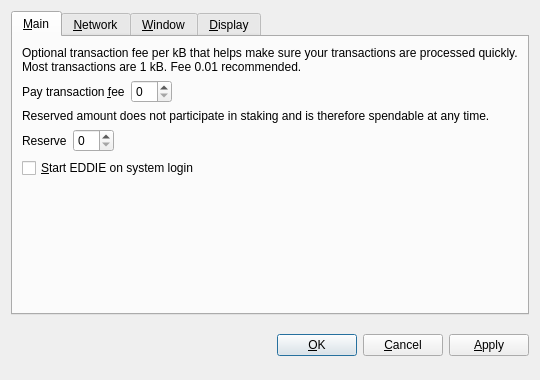
<?xml version="1.0" encoding="UTF-8"?>
<ui version="4.0">
 <class>OptionsDialog</class>
 <widget class="QDialog" name="OptionsDialog">
  <property name="geometry">
   <rect>
    <x>0</x>
    <y>0</y>
    <width>540</width>
    <height>380</height>
   </rect>
  </property>
  <property name="windowTitle">
   <string>Options</string>
  </property>
  <property name="styleSheet">
   <string notr="true">background-image: url(:/images/bkg2);</string>
  </property>
  <property name="modal">
   <bool>true</bool>
  </property>
  <layout class="QVBoxLayout" name="verticalLayout">
   <item>
    <widget class="QTabWidget" name="tabWidget">
     <property name="tabPosition">
      <enum>QTabWidget::North</enum>
     </property>
     <property name="currentIndex">
      <number>0</number>
     </property>
     <widget class="QWidget" name="tabMain">
      <attribute name="title">
       <string>&amp;Main</string>
      </attribute>
      <layout class="QVBoxLayout" name="verticalLayout_Main">
       <item>
        <widget class="QLabel" name="transactionFeeInfoLabel">
         <property name="text">
          <string>Optional transaction fee per kB that helps make sure your transactions are processed quickly. Most transactions are 1 kB. Fee 0.01 recommended.</string>
         </property>
         <property name="textFormat">
          <enum>Qt::PlainText</enum>
         </property>
         <property name="wordWrap">
          <bool>true</bool>
         </property>
        </widget>
       </item>
       <item>
        <layout class="QHBoxLayout" name="horizontalLayoutFee">
         <item>
          <widget class="QLabel" name="transactionFeeLabel">
           <property name="text">
            <string>Pay transaction &amp;fee</string>
           </property>
           <property name="textFormat">
            <enum>Qt::PlainText</enum>
           </property>
           <property name="buddy">
            <cstring>transactionFee</cstring>
           </property>
          </widget>
         </item>
         <item>
          <widget class="BitcoinAmountField" name="transactionFee"/>
         </item>
         <item>
          <spacer name="horizontalSpacerFee">
           <property name="orientation">
            <enum>Qt::Horizontal</enum>
           </property>
           <property name="sizeHint" stdset="0">
            <size>
             <width>40</width>
             <height>20</height>
            </size>
           </property>
          </spacer>
         </item>
        </layout>
       </item>
       <item>
        <widget class="QLabel" name="reserveBalanceInfoLabel">
         <property name="text">
          <string>Reserved amount does not participate in staking and is therefore spendable at any time.</string>
         </property>
         <property name="textFormat">
          <enum>Qt::PlainText</enum>
         </property>
         <property name="wordWrap">
          <bool>true</bool>
         </property>
        </widget>
       </item>
       <item>
        <layout class="QHBoxLayout" name="horizontalLayoutReserveBalance">
         <item>
          <widget class="QLabel" name="reserveBalanceLabel">
           <property name="text">
            <string>Reserve</string>
           </property>
           <property name="textFormat">
            <enum>Qt::PlainText</enum>
           </property>
           <property name="buddy">
            <cstring>reserveBalance</cstring>
           </property>
          </widget>
         </item>
         <item>
          <widget class="BitcoinAmountField" name="reserveBalance"/>
         </item>
         <item>
          <spacer name="horizontalSpacerReserveBalance">
           <property name="orientation">
            <enum>Qt::Horizontal</enum>
           </property>
           <property name="sizeHint" stdset="0">
            <size>
             <width>40</width>
             <height>20</height>
            </size>
           </property>
          </spacer>
         </item>
        </layout>
       </item>
       <item>
        <widget class="QCheckBox" name="bitcoinAtStartup">
         <property name="toolTip">
          <string>Automatically start EDDIE after logging in to the system.</string>
         </property>
         <property name="text">
          <string>&amp;Start EDDIE on system login</string>
         </property>
        </widget>
       </item>
       <item>
        <spacer name="verticalSpacer_Main">
         <property name="orientation">
          <enum>Qt::Vertical</enum>
         </property>
         <property name="sizeHint" stdset="0">
          <size>
           <width>20</width>
           <height>40</height>
          </size>
         </property>
        </spacer>
       </item>
      </layout>
     </widget>
     <widget class="QWidget" name="tabNetwork">
      <attribute name="title">
       <string>&amp;Network</string>
      </attribute>
      <layout class="QVBoxLayout" name="verticalLayout_Network">
       <item>
        <widget class="QCheckBox" name="mapPortUpnp">
         <property name="toolTip">
          <string>Automatically open the EDDIE client port on the router. This only works when your router supports UPnP and it is enabled.</string>
         </property>
         <property name="text">
          <string>Map port using &amp;UPnP</string>
         </property>
        </widget>
       </item>
       <item>
        <widget class="QCheckBox" name="connectSocks">
         <property name="toolTip">
          <string>Connect to the EDDIE network through a SOCKS proxy (e.g. when connecting through Tor).</string>
         </property>
         <property name="text">
          <string>&amp;Connect through SOCKS proxy:</string>
         </property>
        </widget>
       </item>
       <item>
        <layout class="QHBoxLayout" name="horizontalLayout_Network">
         <item>
          <widget class="QLabel" name="proxyIpLabel">
           <property name="text">
            <string>Proxy &amp;IP:</string>
           </property>
           <property name="textFormat">
            <enum>Qt::PlainText</enum>
           </property>
           <property name="buddy">
            <cstring>proxyIp</cstring>
           </property>
          </widget>
         </item>
         <item>
          <widget class="QValidatedLineEdit" name="proxyIp">
           <property name="maximumSize">
            <size>
             <width>140</width>
             <height>16777215</height>
            </size>
           </property>
           <property name="toolTip">
            <string>IP address of the proxy (e.g. 127.0.0.1)</string>
           </property>
          </widget>
         </item>
         <item>
          <widget class="QLabel" name="proxyPortLabel">
           <property name="text">
            <string>&amp;Port:</string>
           </property>
           <property name="textFormat">
            <enum>Qt::PlainText</enum>
           </property>
           <property name="buddy">
            <cstring>proxyPort</cstring>
           </property>
          </widget>
         </item>
         <item>
          <widget class="QLineEdit" name="proxyPort">
           <property name="maximumSize">
            <size>
             <width>55</width>
             <height>16777215</height>
            </size>
           </property>
           <property name="toolTip">
            <string>Port of the proxy (e.g. 9050)</string>
           </property>
          </widget>
         </item>
         <item>
          <widget class="QLabel" name="socksVersionLabel">
           <property name="text">
            <string>SOCKS &amp;Version:</string>
           </property>
           <property name="textFormat">
            <enum>Qt::PlainText</enum>
           </property>
           <property name="buddy">
            <cstring>socksVersion</cstring>
           </property>
          </widget>
         </item>
         <item>
          <widget class="QValueComboBox" name="socksVersion">
           <property name="toolTip">
            <string>SOCKS version of the proxy (e.g. 5)</string>
           </property>
          </widget>
         </item>
         <item>
          <spacer name="horizontalSpacer_Network">
           <property name="orientation">
            <enum>Qt::Horizontal</enum>
           </property>
           <property name="sizeHint" stdset="0">
            <size>
             <width>40</width>
             <height>20</height>
            </size>
           </property>
          </spacer>
         </item>
        </layout>
       </item>
       <item>
        <spacer name="verticalSpacer_Network">
         <property name="orientation">
          <enum>Qt::Vertical</enum>
         </property>
         <property name="sizeHint" stdset="0">
          <size>
           <width>20</width>
           <height>40</height>
          </size>
         </property>
        </spacer>
       </item>
      </layout>
     </widget>
     <widget class="QWidget" name="tabWindow">
      <attribute name="title">
       <string>&amp;Window</string>
      </attribute>
      <layout class="QVBoxLayout" name="verticalLayout_Window">
       <item>
        <widget class="QCheckBox" name="minimizeToTray">
         <property name="toolTip">
          <string>Show only a tray icon after minimizing the window.</string>
         </property>
         <property name="text">
          <string>&amp;Minimize to the tray instead of the taskbar</string>
         </property>
        </widget>
       </item>
       <item>
        <widget class="QCheckBox" name="minimizeOnClose">
         <property name="toolTip">
          <string>Minimize instead of exit the application when the window is closed. When this option is enabled, the application will be closed only after selecting Quit in the menu.</string>
         </property>
         <property name="text">
          <string>M&amp;inimize on close</string>
         </property>
        </widget>
       </item>
       <item>
        <spacer name="verticalSpacer_Window">
         <property name="orientation">
          <enum>Qt::Vertical</enum>
         </property>
         <property name="sizeHint" stdset="0">
          <size>
           <width>20</width>
           <height>40</height>
          </size>
         </property>
        </spacer>
       </item>
      </layout>
     </widget>
     <widget class="QWidget" name="tabDisplay">
      <attribute name="title">
       <string>&amp;Display</string>
      </attribute>
      <layout class="QVBoxLayout" name="verticalLayout_Display">
       <item>
        <layout class="QHBoxLayout" name="horizontalLayout_1_Display">
         <item>
          <widget class="QLabel" name="langLabel">
           <property name="text">
            <string>User Interface &amp;language:</string>
           </property>
           <property name="textFormat">
            <enum>Qt::PlainText</enum>
           </property>
           <property name="buddy">
            <cstring>lang</cstring>
           </property>
          </widget>
         </item>
         <item>
          <widget class="QValueComboBox" name="lang">
           <property name="toolTip">
            <string>The user interface language can be set here. This setting will take effect after restarting EDDIE.</string>
           </property>
          </widget>
         </item>
        </layout>
       </item>
       <item>
        <layout class="QHBoxLayout" name="horizontalLayout_2_Display">
         <item>
          <widget class="QLabel" name="unitLabel">
           <property name="text">
            <string>&amp;Unit to show amounts in:</string>
           </property>
           <property name="textFormat">
            <enum>Qt::PlainText</enum>
           </property>
           <property name="buddy">
            <cstring>unit</cstring>
           </property>
          </widget>
         </item>
         <item>
          <widget class="QValueComboBox" name="unit">
           <property name="toolTip">
            <string>Choose the default subdivision unit to show in the interface and when sending coins.</string>
           </property>
          </widget>
         </item>
        </layout>
       </item>
       <item>
        <widget class="QCheckBox" name="displayAddresses">
         <property name="toolTip">
          <string>Whether to show EDDIE addresses in the transaction list or not.</string>
         </property>
         <property name="text">
          <string>&amp;Display addresses in transaction list</string>
         </property>
        </widget>
       </item>
       <item>
        <widget class="QCheckBox" name="coinControlFeatures">
         <property name="toolTip">
          <string>Whether to show coin control features or not.</string>
         </property>
         <property name="text">
          <string>Display coin &amp;control features (experts only!)</string>
         </property>
        </widget>
       </item>
       <item>
        <spacer name="verticalSpacer_Display">
         <property name="orientation">
          <enum>Qt::Vertical</enum>
         </property>
         <property name="sizeHint" stdset="0">
          <size>
           <width>20</width>
           <height>40</height>
          </size>
         </property>
        </spacer>
       </item>
      </layout>
     </widget>
    </widget>
   </item>
   <item>
    <layout class="QHBoxLayout" name="horizontalLayout_Buttons">
     <item>
      <spacer name="horizontalSpacer_1">
       <property name="orientation">
        <enum>Qt::Horizontal</enum>
       </property>
       <property name="sizeHint" stdset="0">
        <size>
         <width>40</width>
         <height>48</height>
        </size>
       </property>
      </spacer>
     </item>
     <item>
      <widget class="QLabel" name="statusLabel">
       <property name="font">
        <font>
         <weight>75</weight>
         <bold>true</bold>
        </font>
       </property>
       <property name="text">
        <string/>
       </property>
       <property name="textFormat">
        <enum>Qt::PlainText</enum>
       </property>
       <property name="wordWrap">
        <bool>true</bool>
       </property>
      </widget>
     </item>
     <item>
      <spacer name="horizontalSpacer_2">
       <property name="orientation">
        <enum>Qt::Horizontal</enum>
       </property>
       <property name="sizeHint" stdset="0">
        <size>
         <width>40</width>
         <height>48</height>
        </size>
       </property>
      </spacer>
     </item>
     <item>
      <widget class="QPushButton" name="okButton">
       <property name="text">
        <string>&amp;OK</string>
       </property>
      </widget>
     </item>
     <item>
      <widget class="QPushButton" name="cancelButton">
       <property name="text">
        <string>&amp;Cancel</string>
       </property>
       <property name="autoDefault">
        <bool>false</bool>
       </property>
      </widget>
     </item>
     <item>
      <widget class="QPushButton" name="applyButton">
       <property name="text">
        <string>&amp;Apply</string>
       </property>
       <property name="autoDefault">
        <bool>false</bool>
       </property>
      </widget>
     </item>
    </layout>
   </item>
  </layout>
 </widget>
 <customwidgets>
  <customwidget>
   <class>BitcoinAmountField</class>
   <extends>QSpinBox</extends>
   <header>bitcoinamountfield.h</header>
  </customwidget>
  <customwidget>
   <class>QValueComboBox</class>
   <extends>QComboBox</extends>
   <header>qvaluecombobox.h</header>
  </customwidget>
  <customwidget>
   <class>QValidatedLineEdit</class>
   <extends>QLineEdit</extends>
   <header>qvalidatedlineedit.h</header>
  </customwidget>
 </customwidgets>
 <resources/>
 <connections/>
</ui>
